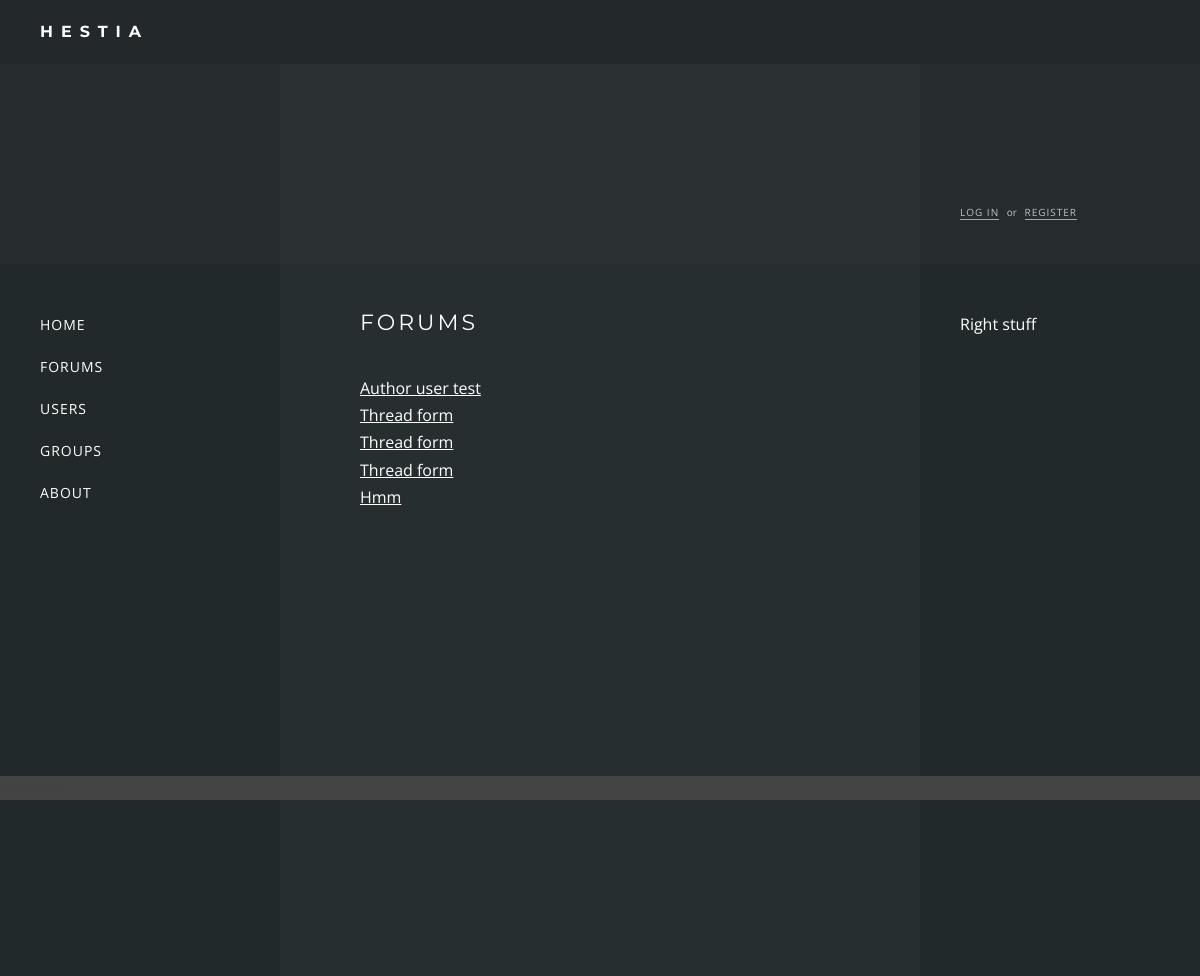
Page /forums/ on the committed database.
### forums/models.py (models this page shows, shortened)
class Thread(models.Model):
    thread_title = models.CharField(max_length=200)
    thread_content = models.CharField(max_length=200)
    thread_date = models.DateTimeField('date posted')
    author = models.ForeignKey(settings.AUTH_USER_MODEL, null=True)
    def was_posted_recently(self):
    	now = timezone.now()
    	return now - datetime.timedelta(days=1) <= self.thread_date <= now
    was_posted_recently.thread_date  = True
    was_posted_recently.boolean = True
    was_posted_recently.short_description = 'Published recently?'

### forums/views.py (the view)
class IndexView(generic.ListView):
    template_name = 'forums/index.html'
    context_object_name = 'latest_thread_list'
    def get_queryset(self):
        return Thread.objects.order_by('-thread_date')[:5]

### forums/templates/forums/index.html
{% extends "base.html" %}
{% block content %}
    <h1>{% block title %}Forums{% endblock %}</h1>
    {% if latest_thread_list %}
        <ul>
        {% for thread in latest_thread_list %}
            <li><a href="/forums/{{ thread.id }}/">{{ thread.thread_title }}</a></li>
        {% endfor %}
        </ul>
    {% else %}
        <p>No threads</p>
    {% endif %}
{% endblock %}

### forums/static/forums/style.css (style rules this page uses)
* { margin:0; padding:0; }
html, body { height: 100%; }
body { font-family: 'Open Sans', sans-serif; background: #2F3838; color: #FFF; line-height: 1.5em; }
a { color: #FFF; }
h1 { font-family: 'Montserrat', sans-serif; font-size: 22px; text-transform: uppercase; letter-spacing: 3px; font-weight: normal; margin-bottom: 40px; }
li { list-style-type: none; line-height: 1.7em; }

### rows in the picture
Thread: thread_title "Author user test"
Thread: thread_title "Thread form"
Thread: thread_title "Thread form"
Thread: thread_title "Thread form"
Thread: thread_title "Hmm"
